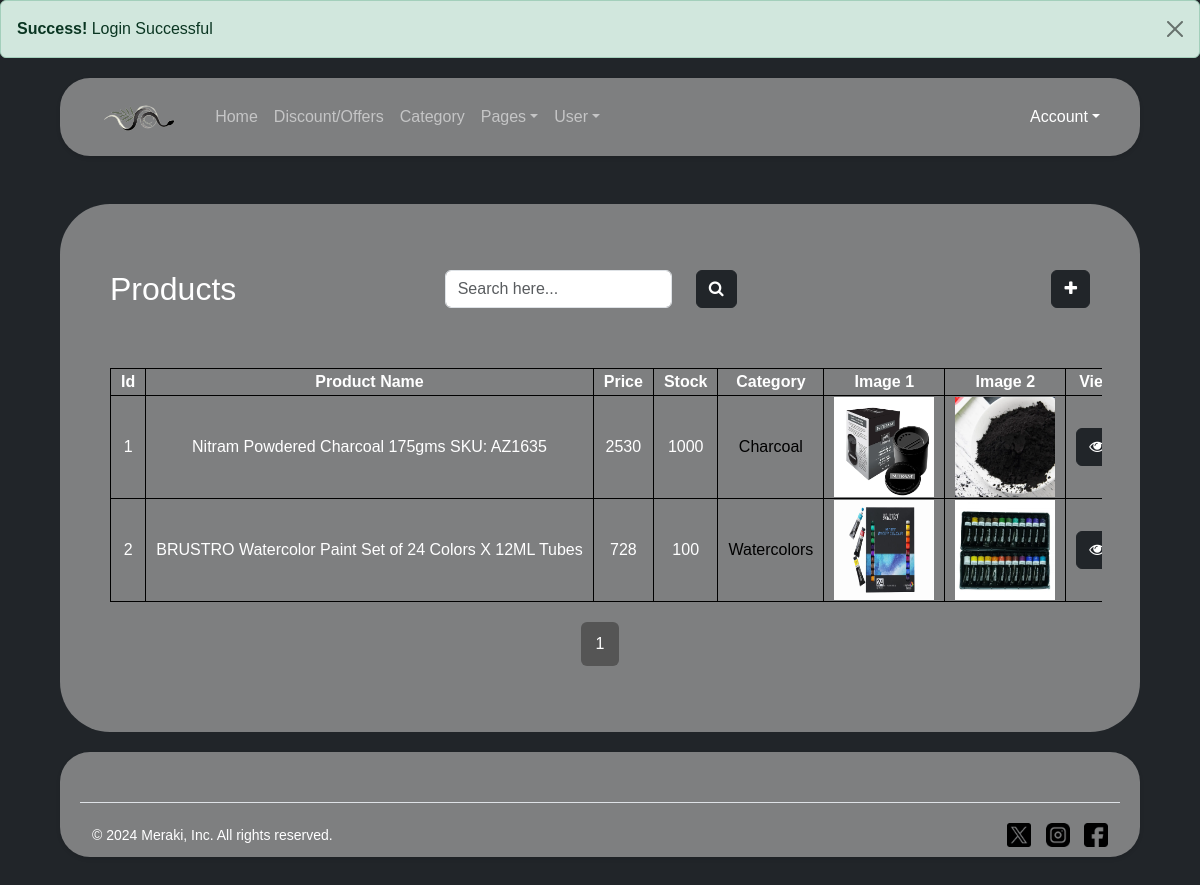
The app's page /AdProducts.php (signed in) with its own data.
### tables this page shows
CREATE TABLE `product_tbl` (
  `P_Id` int(10) NOT NULL,
  `P_Name` varchar(200) NOT NULL,
  `P_Price` int(60) NOT NULL,
  `P_Stock` int(5) NOT NULL,
  `P_Company_Name` varchar(60) NOT NULL,
  `P_SC_Id` int(3) NOT NULL,
  `P_Desc` text NOT NULL,
  `P_Img1` varchar(60) NOT NULL,
  `P_Img2` varchar(60) NOT NULL,
  `P_Status` varchar(10) NOT NULL
);

CREATE TABLE `subcategory_tbl` (
  `SC_Id` int(3) NOT NULL,
  `SC_Name` varchar(60) NOT NULL,
  `C_Id` int(3) NOT NULL,
  `SC_Img` varchar(60) NOT NULL,
  `SC_Status` varchar(20) NOT NULL
);

### AdProducts.php (the view, shortened to what this page needs)
<!DOCTYPE html>
<html lang="en">
<head>
    <link rel="stylesheet" href="styles.css">
    <?php
    include 'Header.php';
    ?>
</head>
<body class="bg-dark">
    <div class="container mt-5">
        <div class="row mt-3 mb-3">
            <h2 class="col-md-4" style="color:white">Products</h2>
            <div class="col-md-3" style="text-align:right">
                <form method="get"><input type="text" name="search" class="form-control"
                        placeholder="Search here...">&nbsp;
            </div>
            <div class="col-md-1"><button class="btn btn-dark"><i class="fa fa-search "></i></button></div>
            <div class="col-md-3"></div>
            <div class="col-md-1" style="text-align:right"><button class="btn btn-dark" onclick="addForm(1)"><i
                        class="fa fa-plus"></i></button></div>
        </div>
        <div class="row" id="product">
            <table>
                <tr>
                    <th style="width:50px">Id</th>
                    <th>Product Name</th>
                    <th>Price</th>
                    <th>Stock</th>
                    <th>Category</th>
                    <th>Image 1</th>
                    <th>Image 2</th>
                    <th>View</th>
                </tr>
                <?php
                $search = isset($_GET['search']) ? $_GET['search'] : '';
                $search_query = '';
                $q = "SELECT p.*,s.SC_Name,c.C_Name FROM product_tbl p JOIN subcategory_tbl s ON p.P_SC_Id=s.SC_Id JOIN category_tbl c ON s.C_Id=c.C_Id $search_query";
                $result = mysqli_query($con, $q);
                $total_records = mysqli_num_rows($result);
                $records_per_page = 2;
                $total_pages = ceil($total_records / $records_per_page);
                $page = isset($_GET['page']) ? $_GET['page'] : 1;
                $start_from = ($page - 1) * $records_per_page;
                $q = $q . " LIMIT $start_from, $records_per_page";
                $result = mysqli_query($con, $q);
                while ($r = mysqli_fetch_assoc($result)) {
                    ?>
                    <tr>
                        <td><?php echo $r['P_Id'] ?></td>
                        <td><?php echo $r['P_Name'] ?></td>
                        <td><?php echo $r['P_Price'] ?></td>
                        <td><?php echo $r['P_Stock'] ?></td>
                        <td><a href="AdSubcategory.php"><?php echo $r['SC_Name'] ?></a></td>
                        <td><img src="db_img/product_img/<?php echo $r['P_Img1'] ?>" height="100px" width="100px"></td>
                        <td><img src="db_img/product_img/<?php echo $r['P_Img2'] ?>" height="100px" width="100px"></td>
                        <td>
                            <form method="post" action="AdProducts.php#update_form"><a href="#update_form"><button
                                        type="submit" class="btn btn-dark" value="<?php echo $r['P_Id'] ?>"
                                        name="showProduct" onclick="update(1)"><i class="fa fa-eye"></i></button></a>
                            </form>
                        </td>
                    </tr>
                    <?php
                }
                ?>
            </table>
        </div>
        <nav>
            <ul class="pagination">
                <?php
                for ($i = 1; $i <= $total_pages; $i++) {
                    echo "<li class='page-item " . ($i == $page ? 'active' : '') . "'><a class='page-link' href='?page=" . $i . "&search=" . $search . "'>" . $i . "</a></li>";
                }
                ?>
            </ul>
        </nav>
    </div>
    <?php
    include 'Footer.php';
            ?>
</body>
</html>

### Header.php (shortened to what this page needs)
<!DOCTYPE html>
<html lang="en">
<head>
    <link href="https://cdn.jsdelivr.net/npm/bootstrap@5.3.0/dist/css/bootstrap.min.css" rel="stylesheet">
    <link rel="stylesheet" href="https://cdnjs.cloudflare.com/ajax/libs/font-awesome/4.7.0/css/font-awesome.min.css">
    <link rel="stylesheet" href="styles.css">
</head>
<body>
    <?php
    if (isset($_COOKIE['success'])) {
        ?>
        <div class="alert alert-success alert-dismissible fade show" role="alert">
            <strong>Success!</strong> <?php echo $_COOKIE['success']; ?>
            <button type="button" class="btn-close" data-bs-dismiss="alert" aria-label="Close"></button>
        </div>
        <?php
    }
        ?>
    <header class="header">
        <nav class="navbar navbar-expand-lg navbar-dark">
            <div class="container-fluid">
                <a class="navbar-brand logo" href="#">
                    <img src="img/logo1.png" alt="Logo">
                </a>
                <div class="collapse navbar-collapse" id="navbarNav">
                    <ul class="navbar-nav me-auto mb-2 mb-lg-0">
                        <?php if (isset($_SESSION['U_Admin'])) { ?>
                            <li class="nav-item"><a class="nav-link" href="admin.php">Home</a></li>
                            <li class="nav-item"><a class="nav-link" href="admin.php#discount">Discount/Offers</a></li>
                            <li class="nav-item"><a class="nav-link" href="admin.php#category">Category</a></li>
                            <li class="nav-item dropdown">
                                <a class="nav-link dropdown-toggle" href="#" id="navbarDropdown" role="button"
                                    data-bs-toggle="dropdown" aria-expanded="false">Pages</a>
                            </li>
                            <li class="nav-item dropdown">
                                <a class="nav-link dropdown-toggle" href="#" id="navbarDropdown" role="button"
                                    data-bs-toggle="dropdown" aria-expanded="false">User</a>
                            </li>
                        <?php } ?>
                    </ul>
                    <ul class="navbar-nav mb-2 mb-lg-0">
                        <?php if (isset($_SESSION['U_Admin']) || isset($_SESSION['U_User'])) { ?>
                            <li class="nav-item dropdown login-register">
                                <a class="nav-link dropdown-toggle" href="#" id="navbarDropdown" role="button"
                                    data-bs-toggle="dropdown" aria-expanded="false">Account</a>
                            </li>
                        <?php } else { ?>
                            <li class="nav-item login-register">
                                <a class="nav-link" href="Login.php">Login</a>
                            </li>
                        <?php } ?>
                    </ul>
                </div>
            </div>
        </nav>
    </header>
</body>
</html>

### Footer.php (shortened to what this page needs)
<footer class="row footer mb-5">
    <div class="row">
    </div>
    <div class="footer-bottom">
        <p>© 2024 Meraki, Inc. All rights reserved.</p>
        <div class="social-icons">
            <a href="#"><img src="Img/twitter.png" alt="Twitter"></a>
            <a href="#"><img src="Img/instagram.png" alt="Instagram"></a>
            <a href="#"><img src="Img/facebook.png" alt="Facebook"></a>
        </div>
    </div>
</footer>
</body>
</html>

### styles.css (style rules this page uses)
body { background-color: #f8f9fa; font-family: Quicksand, sans-serif; color: white; }
.container { background-color: rgba(165, 165, 165, 0.7); padding: 50px; border-radius: 50px; width: auto; margin-top: 20px; margin-left: 5%; margin-right: 5%; }
a { color: #000000; text-decoration: none; }
:root { --surface-color: #fff; --curve: 40; }
table { display: block; overflow-x: auto; white-space: nowrap; padding: 20px; }
.pagination { justify-content: center; }
.pagination li { margin: 0 5px; }
.pagination li a { color: #fff; background-color: #333; border: none; padding: 10px 15px; font-size: 16px; border-radius: 5px; cursor: pointer; }
.pagination li.active a { background-color: #555; }

### Header.php (style rules this page uses)
.header { background-color: rgba(165, 165, 165, 0.7); padding: 10px 20px; border-radius: 30px; margin: 20px 5%; box-shadow: 0 2px 4px rgba(0, 0, 0, 0.1); }
.logo img { height: 30px; }
.login-register a { text-decoration: none; color: white; font-size: 16px; }

### AdProducts.php (style rules this page uses)
tr { border: 1px black solid; text-align: center; }
table { width: 100%; }
th, td { border: 1px black solid; padding-left: 10px; padding-right: 10px; }

### Footer.php (style rules this page uses)
.footer { background-color: rgba(165, 165, 165, 0.7);; width: auto; margin-top: 20px; margin-left: 5%; margin-right: 5%; display: flex; justify-content: space-between; align-items: center; padding: 10px 20px; border-radius: 30px; box-shadow: 0 2px 4px rgba(0, 0, 0, 0.1); }
.footer-bottom { display: flex; justify-content: space-between; align-items: center; border-top: 1px solid #dee2e6; padding-top: 20px; }
.footer-bottom p { margin: 0; color: #ffffff; font-size: 14px; }
.social-icons a { margin-left: 10px; }
.social-icons img { width: 24px; height: 24px; }

### records on screen
product_tbl: P_Id "1", P_Name "Nitram Powdered Charcoal 175gms SKU: AZ1635", P_Price "2530", P_Stock "1000", subcategory_tbl.SC_Name "Charcoal", P_Img1 (picture), P_Img2 (picture)
product_tbl: P_Id "2", P_Name "BRUSTRO Watercolor Paint Set of 24 Colors X 12ML Tubes", P_Price "728", P_Stock "100", subcategory_tbl.SC_Name "Watercolors", P_Img1 (picture), P_Img2 (picture)

### other values on screen
$_COOKIE['success'] "Login Successful"
